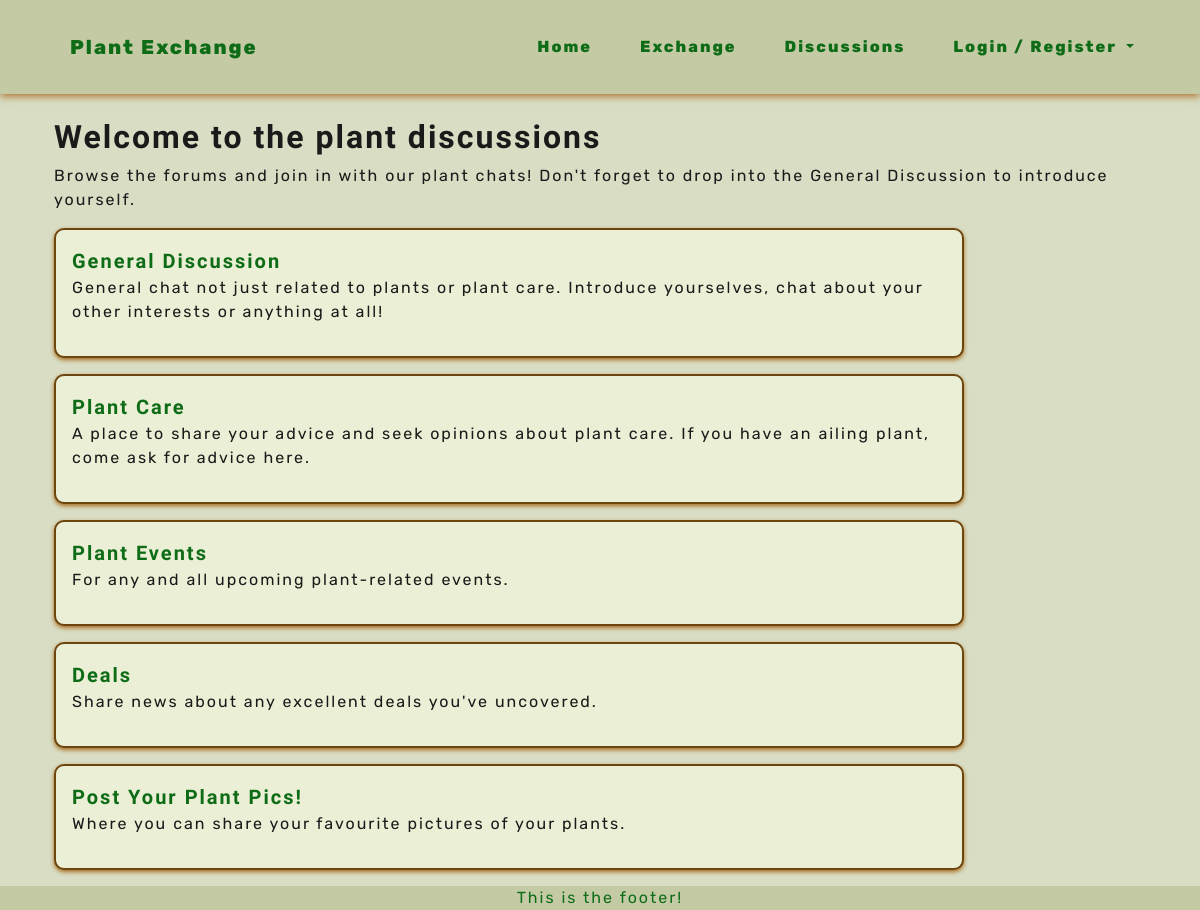
Page /forums/ on the committed database.
### forums/models.py (models this page shows, shortened)
class Forum(models.Model):
    title = models.CharField(max_length=40)
    description = models.CharField(max_length=280)
    order = models.IntegerField(default=0)
    class Meta:
        ordering = ['order']

### forums/views.py (the view)
# urls.py: path('', views.ForumList.as_view(), name='forum_list'),
class ForumList(generic.ListView):
    model = Forum
    queryset = Forum.objects.all()
    template_name = 'forums/forum_list.html'

### forums/templates/forums/forum_list.html (shortened to what this page needs)
{% extends 'base.html' %}
{% block content %}
<section class="container-fluid">
    <div class="col-12">
        <h1 class="headings headings-big">Welcome to the plant discussions</h1>
        <p>Browse the forums and join in with our plant chats! Don't forget to drop into the General Discussion to introduce yourself.</p>
    </div>
</section>
<section class="container-fluid">
    <div class="col-12">
        {% for forum in forum_list %}
            {% if forum.title == 'General Discussion' %}
            <div class="col-10 plant-card">
                <a class="plnt-links headings headings-sm" href="{% url 'forums:forum' forum_id=forum.id %}">{{ forum.title }}</a>
                <p>{{ forum.description }}</p>
            </div>
            {% else %}
        <div class="col-10 plant-card">
            <a class="plnt-links headings headings-sm" href="{% url 'forums:forum' forum_id=forum.id %}">{{ forum.title }}</a>
            <p>{{ forum.description }}</p>
        </div>
        {% endif %}
        {% endfor %}
    </div>
</section>
{% endblock content %}

### static/css/style.css (style rules this page uses)
:root { --site-black: #191a19; --site-white: #d8ddc4; --site-whiter: #eaefd5; --site-beige: #c3caa4; --site-dark-brown: #6c460e; --site-med-brown: #996314; --site-light-brown: #aa6c1f; --site-dark-green: #0e6c17; --site-med-green: #469c36; --site-light-green: #5dc64d; }
html { height: 100%; }
body { font-family: "Rubik", sans-serif; color: var(--site-black); font-size: 1rem; letter-spacing: 2px; background-color: var(--site-white); }
.headings { font-family: 'Zen Antique Soft', serif; font-weight: 800; margin: 0.25em 0; }
.headings-big { font-size: 2em; }
.headings-sm { font-size: 1.25em; }
a { text-decoration: none; }
.plnt-links { cursor: pointer; font-weight: 600; color: var(--site-dark-green); border: none; }
.plant-card { padding: 1em; margin-bottom: 1em; border: 2px solid var(--site-dark-brown); border-radius: 10px; background-color: var(--site-whiter); box-shadow: 0 2px 4px 0 var(--site-light-brown); overflow-wrap: break-word; }

### rows in the picture
Forum: title "General Discussion", description "General chat not just related to plants or plant care. Introduce yourselves, chat about your other interests or anything at all!"
Forum: title "Plant Care", description "A place to share your advice and seek opinions about plant care. If you have an ailing plant, come ask for advice here."
Forum: title "Plant Events", description "For any and all upcoming plant-related events."
Forum: title "Deals", description "Share news about any excellent deals you've uncovered."
Forum: title "Post Your Plant Pics!", description "Where you can share your favourite pictures of your plants."
